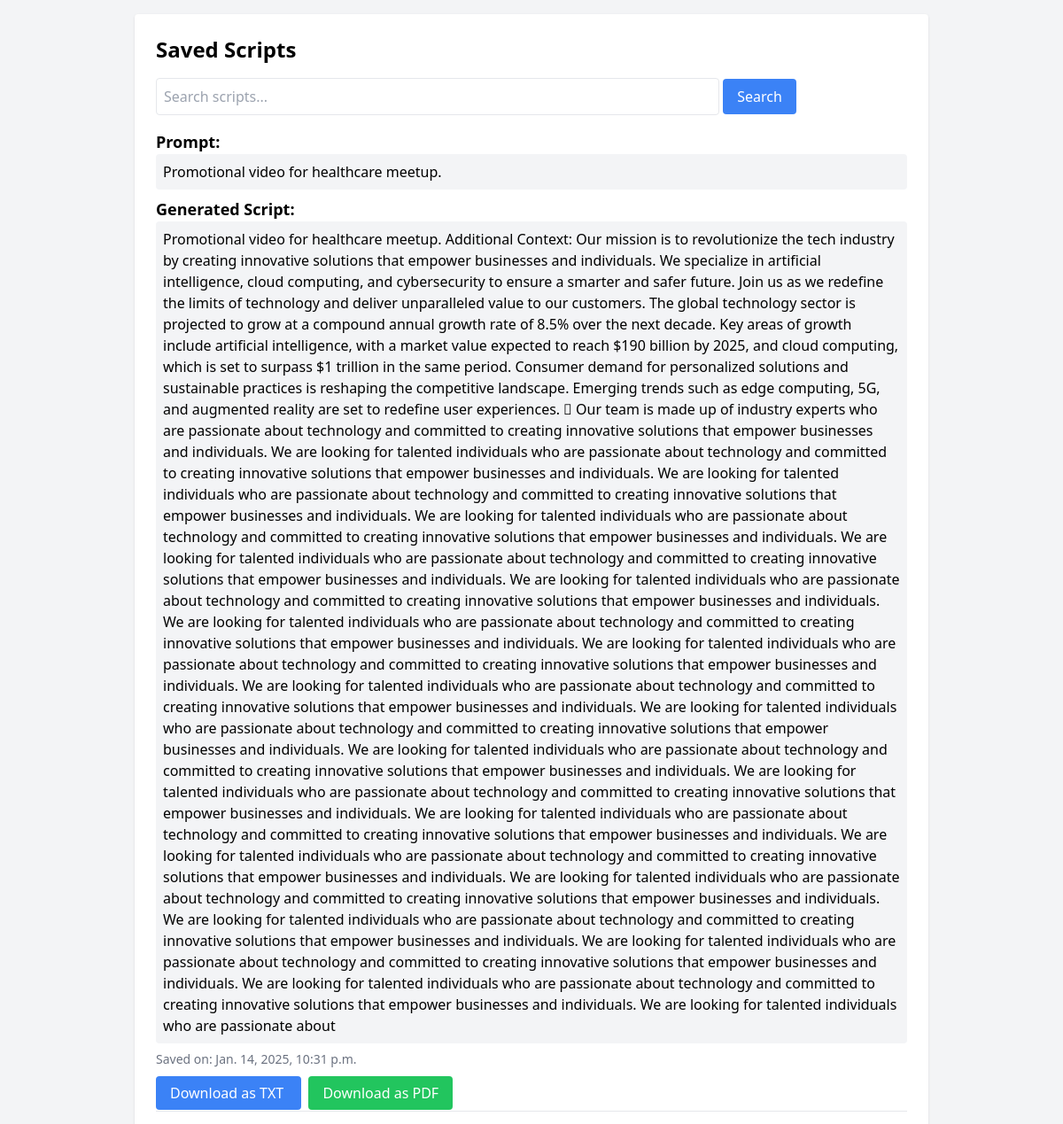
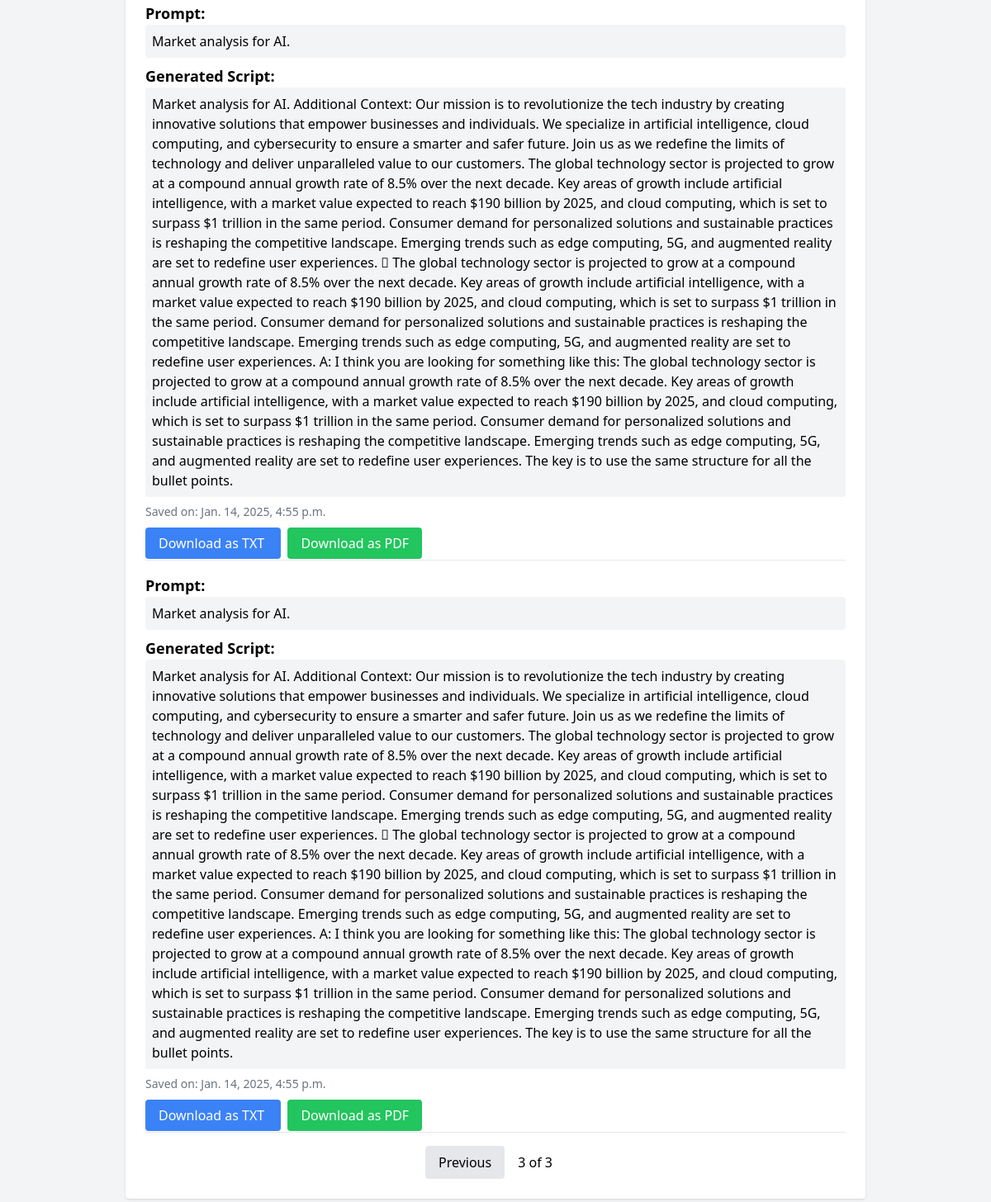
Screenshot of /saved-scripts/?page=3 with the database file from the repository (2 pictures, top to bottom).
### script_generator/models.py (models this page shows, shortened)
class Script(models.Model):
    prompt = models.TextField()
    generated_script = models.TextField()
    language = models.CharField(
        max_length=10, default='en')  # Store language code
    created_at = models.DateTimeField(auto_now_add=True)

### script_generator/views.py (the view)
# urls.py: path('saved-scripts/', views.saved_scripts, name='saved_scripts'),
def saved_scripts(request):
    print("Fetching saved scripts...")  # Debug message
    search_query = request.GET.get('search', '').strip()
    scripts = Script.objects.all().order_by('-created_at')
    if search_query:
        scripts = scripts.filter(
            Q(prompt__icontains=search_query) | Q(
                generated_script__icontains=search_query)
        )
    paginator = Paginator(scripts, 5)  # 5 scripts per page
    page_number = request.GET.get('page', 1)  # Get current page number
    page_obj = paginator.get_page(page_number)
    return render(request, 'script_generator/saved_scripts.html', {
        'scripts': page_obj,
        'search_query': search_query,  # Pass the search query back to the template
    })

### script_generator/templates/script_generator/saved_scripts.html (shortened to what this page needs)
<!DOCTYPE html>
<html lang="en">
  <head>
    <script src="https://cdn.tailwindcss.com"></script>
  </head>
  <body class="bg-gray-100 p-4">
    <div class="max-w-4xl mx-auto bg-white p-6 rounded shadow">
      <h1 class="text-2xl font-bold mb-4">Saved Scripts</h1>
      <form method="GET" class="mb-4">
        <input
          type="text"
          name="search"
          placeholder="Search scripts..."
          value="{{ search_query }}"
          class="border p-2 rounded w-3/4"
        />
        <button
          type="submit"
          class="px-4 py-2 bg-blue-500 text-white rounded hover:bg-blue-600 transition"
        >
          Search
        </button>
      </form>
      <ul>
        {% for script in scripts %}
        <li class="mb-4 border-b pb-2">
          <h2 class="text-lg font-semibold">Prompt:</h2>
          <p class="bg-gray-100 p-2 rounded">{{ script.prompt }}</p>
          <h2 class="text-lg font-semibold mt-2">Generated Script:</h2>
          <p class="bg-gray-100 p-2 rounded">{{ script.generated_script }}</p>
          <p class="text-sm text-gray-500 mt-2">
            Saved on: {{ script.created_at }}
          </p>
          <div class="mt-4">
            <a
              href="{% url 'export_script' script.id 'txt' %}"
              class="px-4 py-2 bg-blue-500 text-white rounded hover:bg-blue-600 transition"
            >
              Download as TXT
            </a>
            <a
              href="{% url 'export_script' script.id 'pdf' %}"
              class="px-4 py-2 bg-green-500 text-white rounded hover:bg-green-600 transition ml-2"
            >
              Download as PDF
            </a>
          </div>
        </li>
        {% empty %}
        <p class="text-gray-600">No scripts found.</p>
        {% endfor %}
      </ul>
      <div class="mt-4 flex justify-center">
        {% if scripts.has_previous %}
        <a
          href="?page={{ scripts.previous_page_number }}{% if search_query %}&search={{ search_query }}{% endif %}"
          class="px-4 py-2 bg-gray-200 rounded hover:bg-gray-300 transition"
        >
          Previous
        </a>
        {% endif %}
        <span class="px-4 py-2"
          >{{ scripts.number }} of {{ scripts.paginator.num_pages }}</span
        >
      </div>
    </div>
  </body>
</html>

### rows the page displays
Script: prompt "Promotional video for healthcare meetup.", generated_script "Promotional video for healthcare meetup. Additional Context: Our mission is to revolutionize the tech industry by creating innovative solutions that empower businesses and individuals. We specialize in artificial intelligence, cloud computing, and cybersecurity to ensure a smarter and safer future. Join us as we redefine the limits of technology and deliver unparalleled value to our customers. The global technology sector is projected to grow at a compound annual growth rate of 8.5% over the next decade. Key areas of growth include artificial intelligence, with a market value expected to reach $190 billion by 2025, and cloud computing, which is set to surpass $1 trillion in the same period.…", created_at "Jan. 14, 2025, 10:31 p.m."
Script: prompt "Market analysis for AI.", generated_script "Market analysis for AI. Additional Context: Our mission is to revolutionize the tech industry by creating innovative solutions that empower businesses and individuals. We specialize in artificial intelligence, cloud computing, and cybersecurity to ensure a smarter and safer future. Join us as we redefine the limits of technology and deliver unparalleled value to our customers. The global technology sector is projected to grow at a compound annual growth rate of 8.5% over the next decade. Key areas of growth include artificial intelligence, with a market value expected to reach $190 billion by 2025, and cloud computing, which is set to surpass $1 trillion in the same period. Consumer demand…", created_at "Jan. 14, 2025, 4:55 p.m."
Script: prompt "Market analysis for AI.", generated_script "Market analysis for AI. Additional Context: Our mission is to revolutionize the tech industry by creating innovative solutions that empower businesses and individuals. We specialize in artificial intelligence, cloud computing, and cybersecurity to ensure a smarter and safer future. Join us as we redefine the limits of technology and deliver unparalleled value to our customers. The global technology sector is projected to grow at a compound annual growth rate of 8.5% over the next decade. Key areas of growth include artificial intelligence, with a market value expected to reach $190 billion by 2025, and cloud computing, which is set to surpass $1 trillion in the same period. Consumer demand…", created_at "Jan. 14, 2025, 4:55 p.m."

### other values shown
{{ scripts.number }} "3"
{{ scripts.paginator.num_pages }} "3"
